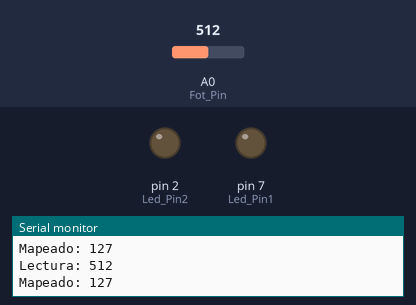
A sketch run on a simulated Arduino Uno, built with avr-gcc and run on an emulated ATmega328P. On the bench: output pins drawn as LEDs (lit = HIGH), the last lines printed to the serial monitor. Dashed ring = blinking. The inputs (shaded band) are chosen by the test bench; at power-on: A0 (Fot_Pin) = 512.

Above: at 1.3 s.
1.4 s: A0 (Fot_Pin) set to 716
At 1.62 s:
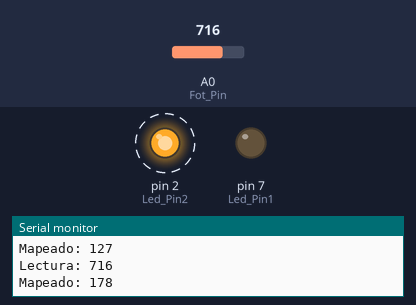
4.4 s: A0 (Fot_Pin) set to 511
At 5.4 s:
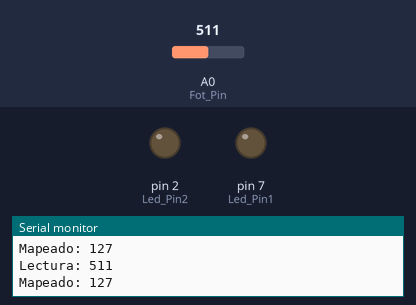
5.9 s: A0 (Fot_Pin) set to 900
At 6.13 s:
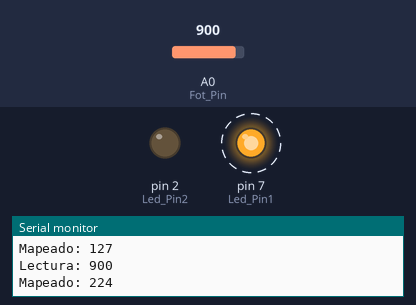
8.9 s: A0 (Fot_Pin) set to 306
At 10.0 s:
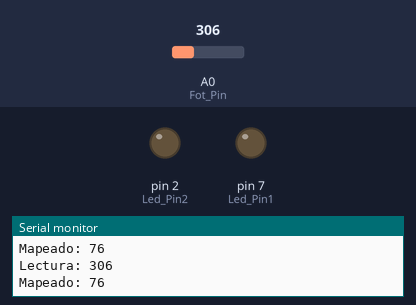
Timing chart, 0 to 11.4 s (numbered marks = the images above; inputs shaded):
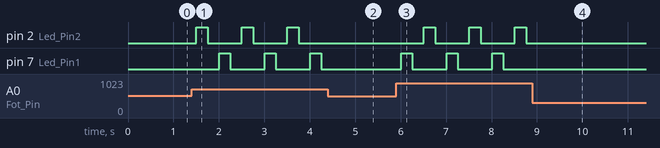

The sketch:

Ejercicio1.ino
```cpp
int Led_Pin1 = 7;
int Led_Pin2 = 2;
int Fot_Pin = A0;
int sensorValue = 0;
int outputValue = 0;

void setup()
{
  Serial.begin (9600);
  pinMode (Led_Pin1, outputValue);
  pinMode (Led_Pin2, outputValue);
}

void loop()
{
  digitalWrite (Led_Pin1, HIGH);
  sensorValue = analogRead (Fot_Pin);
  outputValue = map (sensorValue, 0, 1023, 0, 255);
  analogWrite (Led_Pin1, outputValue);
  Serial.print ("Lectura: ");
  Serial.println (sensorValue);
  Serial.print ("Mapeado: ");
  Serial.println (outputValue);
  delay (250);
  digitalWrite (Led_Pin1, LOW);
  delay (250);

  digitalWrite (Led_Pin2, HIGH);
  sensorValue = analogRead (Fot_Pin);
  outputValue = map (sensorValue, 0, 1023, 0, 255);
  analogWrite (Led_Pin2, outputValue);
  Serial.print ("Lectura: ");
  Serial.println (sensorValue);
  Serial.print ("Mapeado: ");
  Serial.println (outputValue);
  delay (250);
  digitalWrite (Led_Pin2, LOW);
  delay (250);
}
```

Measured:
- after the input at 1.4 s, pin 2 (Led_Pin2): alternates HIGH for 0.25 s and LOW for 0.75 s, starting after 0.10 s; pin 7 (Led_Pin1): alternates HIGH for 0.25 s and LOW for 0.75 s, starting after 0.60 s
- after the input at 4.4 s, pin 2 (Led_Pin2): stops changing and stays LOW; pin 7 (Led_Pin1): stays LOW (without the input it goes to HIGH after 0.61 s)
- after the input at 5.9 s, pin 2 (Led_Pin2): alternates HIGH for 0.25 s and LOW for 0.75 s, starting after 0.61 s; pin 7 (Led_Pin1): alternates HIGH for 0.25 s and LOW for 0.75 s, starting after 0.11 s
- after the input at 8.9 s, pin 2 (Led_Pin2), pin 7 (Led_Pin1): stops changing and stays LOW
